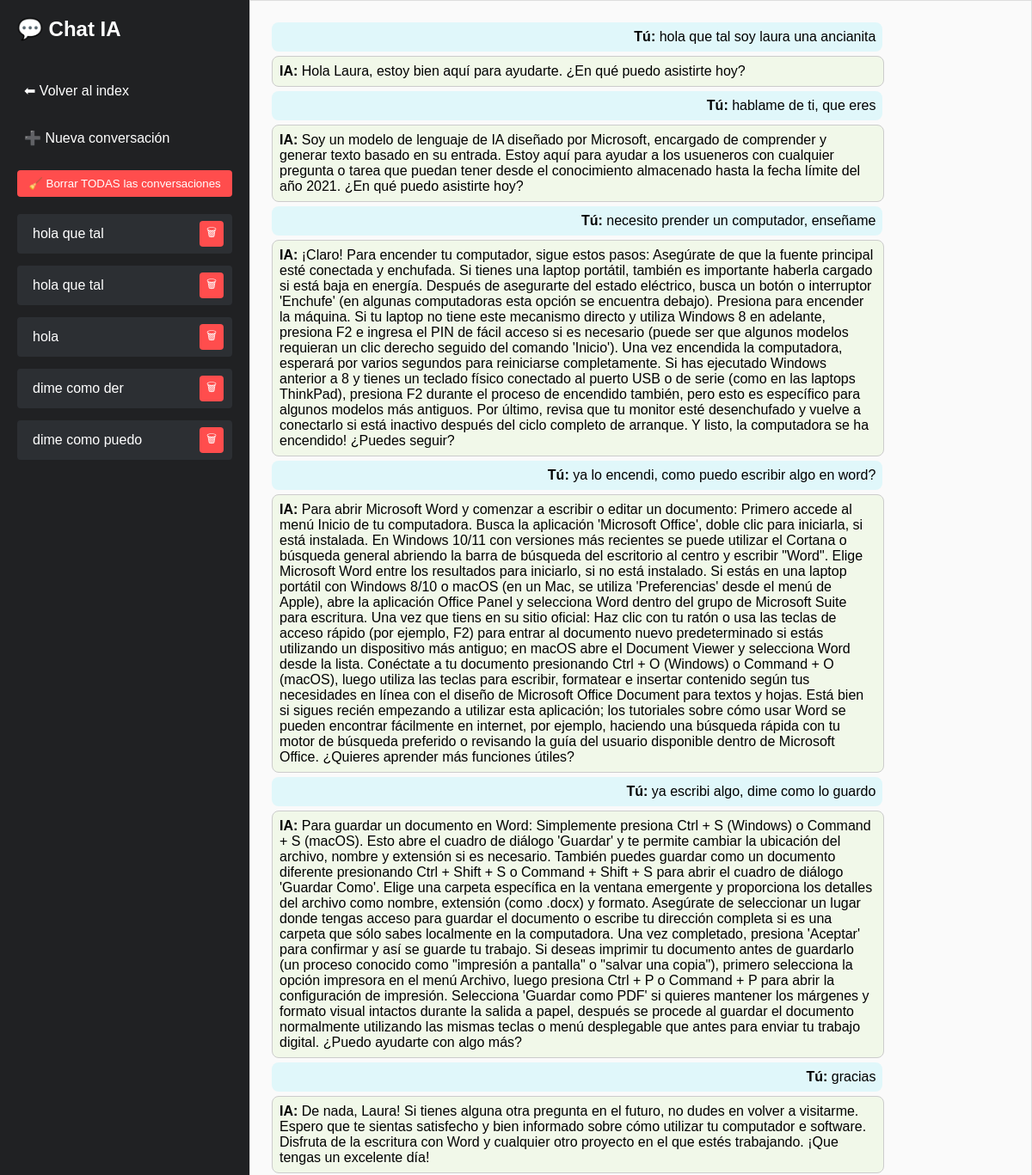
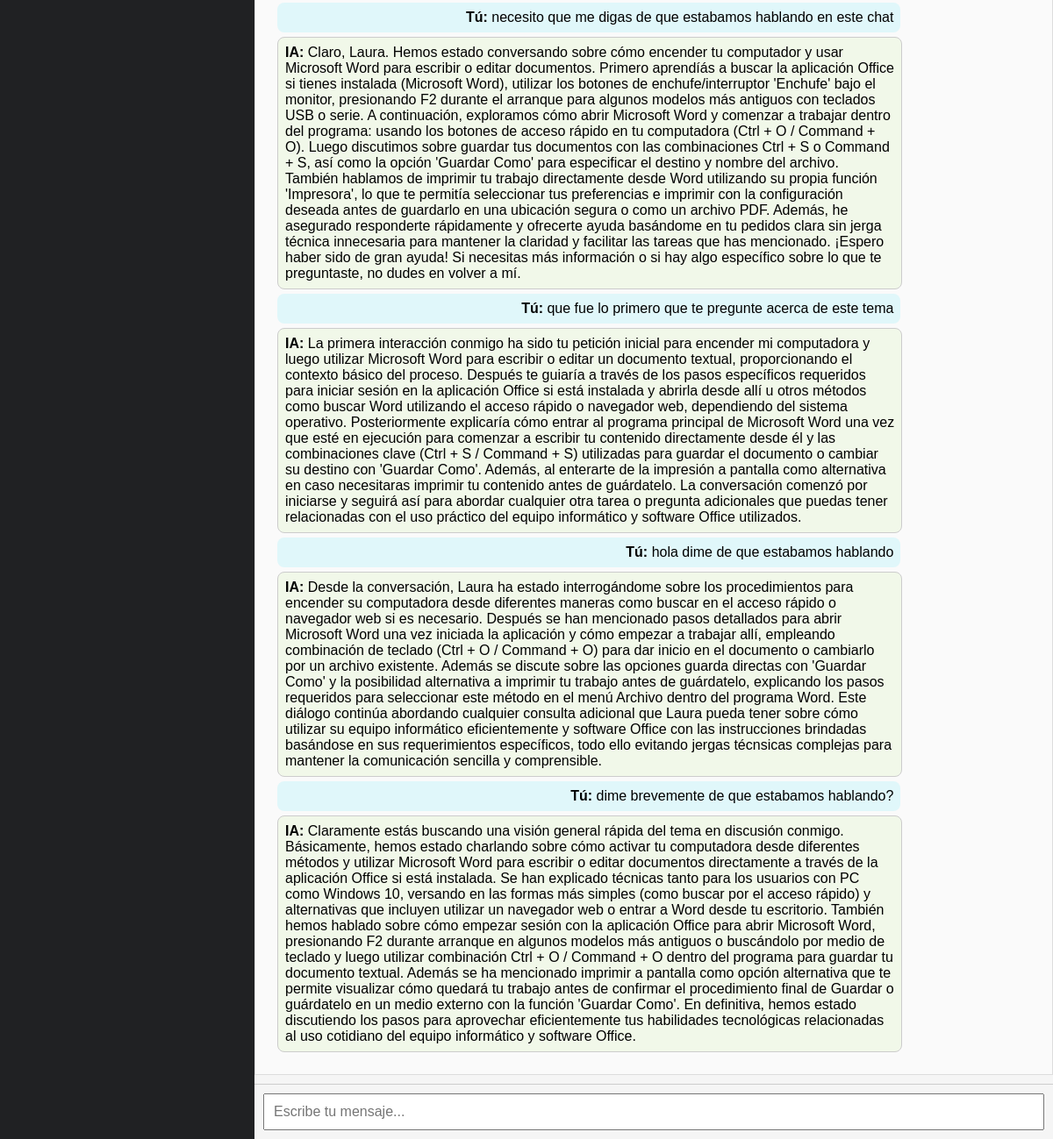
The page /chat/c8426421-eb48-4533-965a-d83170ed1fe1 (signed in) on the database its author committed (2 pictures, top to bottom).
### ia.py (models this page shows)
class SesionVisual(db.Model):
    id = db.Column(db.Integer, primary_key=True)
    session_id = db.Column(db.String(64), nullable=False, unique=True)
    identificador = db.Column(db.String(50), nullable=False)
    user_id = db.Column(db.Integer, db.ForeignKey('usuario.id'))
    usuario = db.relationship('Usuario', backref='sesiones')

class Conversacion(db.Model):
    id = db.Column(db.Integer, primary_key=True)
    session_id = db.Column(db.String(64), nullable=False)
    role = db.Column(db.String(10), nullable=False)
    content = db.Column(db.Text, nullable=False)
    timestamp = db.Column(db.DateTime, default=datetime.utcnow)
    user_id = db.Column(db.Integer, db.ForeignKey('usuario.id'), nullable=True)

### ia.py (the view)
@app.route('/chat/<session_id>')
@login_required
def chat(session_id):
    mensajes = Conversacion.query.filter_by(session_id=session_id, user_id=current_user.id).order_by(Conversacion.timestamp).all()
    sesion_visual = SesionVisual.query.filter_by(session_id=session_id, user_id=current_user.id).first()
    identificador = sesion_visual.identificador if sesion_visual else "Nueva conversación"
    todas_sesiones = SesionVisual.query.filter_by(user_id=current_user.id).all()
    return render_template('chat.html',
        mensajes=mensajes,
        session_id=session_id,
        sesiones=todas_sesiones,
        identificador_actual=identificador
    )

### ia.py (called while the page is built)
@login_manager.user_loader
def load_user(user_id):
    return Usuario.query.get(int(user_id))

### templates/chat.html (shortened to what this page needs)
<!DOCTYPE html>
<html lang="es">
<head>
    <link rel="stylesheet" href="{{ url_for('static', filename='style.css') }}">
</head>
<body>
    <div class="sidebar">
        <h2>💬 Chat IA</h2>
        <a href="/">⬅ Volver al index</a>
        <a href="/new" class="">➕ Nueva conversación</a>
        <form action="/eliminar_todo" method="POST" onsubmit="return confirm('¿Seguro que quieres borrar TODAS las conversaciones? Esta acción no se puede deshacer.');">
            <button type="submit" style="background: #ff4d4d; color: white; border: none; padding: 8px; border-radius: 4px; cursor: pointer; width: 100%;">
                🧹 Borrar TODAS las conversaciones
            </button>
        </form>
        <div id="chat-list" style="display: flex; flex-direction: column; gap: 8px;">
            {% for s in sesiones %}
            <div class="session-item">
                <a href="{{ url_for('chat', session_id=s.session_id) }}">{{ s.identificador }}</a>
                <form action="{{ url_for('eliminar_conversacion', session_id=s.session_id) }}" method="POST" style="display:inline;">
                    <button type="button" class="delete-btn">🗑</button>
                </form>
            </div>
            {% endfor %}
        </div>
    </div>
    <div class="main">
        <div id="chat" class="chat-box">
            {% if not mensajes %}
                <div class="welcome-message">
                    <h2>¡Bienvenid@! Escribe algo para comenzar nuestra conversación. 😊</h2>
                </div>
            {% else %}
                {% for m in mensajes %}
                    <div class="{{ m.role }}">
                        <b>{{ 'Tú' if m.role == 'user' else 'IA' }}:</b> {{ m.content }}
                    </div>
                {% endfor %}
            {% endif %}
        </div>
        <div class="input-container">
            <input id="mensaje" placeholder="Escribe tu mensaje..." autofocus />
        </div>
    </div>
</body>
</html>

### static/style.css (style rules this page uses)
body { font-family: Arial, sans-serif; background: #f7f7f7; margin: 0; padding: 0; }
.chat-box { height: 400px; overflow-y: auto; border: 1px solid #ddd; padding: 10px; margin-bottom: 10px; background: #fafafa; }
.chat-box .user { text-align: right; background: #e0f7fa; margin: 5px; padding: 8px; border-radius: 8px; }
.chat-box .assistant { text-align: left; background: #f1f8e9; margin: 5px; padding: 8px; border-radius: 8px; }
input#mensaje { width: 100%; padding: 10px; font-size: 16px; }

### templates/chat.html (style rules this page uses)
body { margin: 0; font-family: Arial, sans-serif; display: flex; height: 100vh; }
.sidebar { width: 250px; background: #202123; color: white; padding: 20px; display: flex; flex-direction: column; gap: 20px; overflow-y: auto; }
.sidebar h2 { margin-top: 0; }
.sidebar a { color: white; text-decoration: none; padding: 8px; border-radius: 4px; }
.main { flex: 1; display: flex; flex-direction: column; background: #f5f5f5; }
.chat-box { flex: 1; padding: 20px; overflow-y: auto; }
.user, .assistant { max-width: 80%; margin: 10px; padding: 10px; border-radius: 10px; }
.user { background: #d1e7dd; align-self: flex-end; }
.assistant { background: #fff; border: 1px solid #ccc; align-self: flex-start; }
.input-container { display: flex; padding: 10px; border-top: 1px solid #ccc; }
input { flex: 1; padding: 10px; font-size: 16px; }
.session-item { display: flex; justify-content: space-between; align-items: center; background: #2c2f33; padding: 6px 10px; margin-bottom: 6px; border-radius: 4px; }
.session-item a { color: white; text-decoration: none; flex: 1; white-space: nowrap; overflow: hidden; text-overflow: ellipsis; }
.session-item form { margin: 0; }
.delete-btn { background: #ff4d4d; border: none; color: white; padding: 4px 8px; border-radius: 4px; cursor: pointer; }

### rows shown on the page
SesionVisual: identificador "hola que tal"
SesionVisual: identificador "hola que tal"
SesionVisual: identificador "hola"
SesionVisual: identificador "dime como der"
SesionVisual: identificador "dime como puedo"
Conversacion: role "Tú", content "hola que tal soy laura una ancianita"
Conversacion: role "IA", content "Hola Laura, estoy bien aquí para ayudarte. ¿En qué puedo asistirte hoy?"
Conversacion: role "Tú", content "hablame de ti, que eres"
Conversacion: role "IA", content "Soy un modelo de lenguaje de IA diseñado por Microsoft, encargado de comprender y generar texto basado en su entrada. Estoy aquí para ayudar a los usueneros con cualquier pregunta o tarea que puedan tener desde el conocimiento almacenado hasta la fecha límite del año 2021. ¿En qué puedo asistirte hoy?"
Conversacion: role "Tú", content "necesito prender un computador, enseñame"
Conversacion: role "IA", content "¡Claro! Para encender tu computador, sigue estos pasos: Asegúrate de que la fuente principal esté conectada y enchufada. Si tienes una laptop portátil, también es importante haberla cargado si está baja en energía. Después de asegurarte del estado eléctrico, busca un botón o interruptor 'Enchufe' (en algunas computadoras esta opción se encuentra debajo). Presiona para encender la máquina. Si tu laptop no tiene este mecanismo directo y utiliza Windows 8 en adelante, presiona F2 e ingresa el PIN de fácil acceso si es necesario (puede ser que algunos modelos requieran un clic derecho seguido del comando 'Inicio'). Una vez encendida la computadora, esperará por varios segundos para reiniciarse…"
Conversacion: role "Tú", content "ya lo encendi, como puedo escribir algo en word?"
Conversacion: role "IA", content "Para abrir Microsoft Word y comenzar a escribir o editar un documento: Primero accede al menú Inicio de tu computadora. Busca la aplicación 'Microsoft Office', doble clic para iniciarla, si está instalada. En Windows 10/11 con versiones más recientes se puede utilizar el Cortana o búsqueda general abriendo la barra de búsqueda del escritorio al centro y escribir \"Word\". Elige Microsoft Word entre los resultados para iniciarlo, si no está instalado. Si estás en una laptop portátil con Windows 8/10 o macOS (en un Mac, se utiliza 'Preferencias' desde el menú de Apple), abre la aplicación Office Panel y selecciona Word dentro del grupo de Microsoft Suite para escritura. Una vez que tiens en su…"
Conversacion: role "Tú", content "ya escribi algo, dime como lo guardo"
Conversacion: role "IA", content "Para guardar un documento en Word: Simplemente presiona Ctrl + S (Windows) o Command + S (macOS). Esto abre el cuadro de diálogo 'Guardar' y te permite cambiar la ubicación del archivo, nombre y extensión si es necesario. También puedes guardar como un documento diferente presionando Ctrl + Shift + S o Command + Shift + S para abrir el cuadro de diálogo 'Guardar Como'. Elige una carpeta específica en la ventana emergente y proporciona los detalles del archivo como nombre, extensión (como .docx) y formato. Asegúrate de seleccionar un lugar donde tengas acceso para guardar el documento o escribe tu dirección completa si es una carpeta que sólo sabes localmente en la computadora. Una vez…"
Conversacion: role "Tú", content "gracias"
Conversacion: role "IA", content "De nada, Laura! Si tienes alguna otra pregunta en el futuro, no dudes en volver a visitarme. Espero que te sientas satisfecho y bien informado sobre cómo utilizar tu computador e software. Disfruta de la escritura con Word y cualquier otro proyecto en el que estés trabajando. ¡Que tengas un excelente día!"
Conversacion: role "Tú", content "necesito que me digas de que estabamos hablando en este chat"
Conversacion: role "IA", content "Claro, Laura. Hemos estado conversando sobre cómo encender tu computador y usar Microsoft Word para escribir o editar documentos. Primero aprendíás a buscar la aplicación Office si tienes instalada (Microsoft Word), utilizar los botones de enchufe/interruptor 'Enchufe' bajo el monitor, presionando F2 durante el arranque para algunos modelos más antiguos con teclados USB o serie. A continuación, exploramos cómo abrir Microsoft Word y comenzar a trabajar dentro del programa: usando los botones de acceso rápido en tu computadora (Ctrl + O / Command + O). Luego discutimos sobre guardar tus documentos con las combinaciones Ctrl + S o Command + S, así como la opción 'Guardar Como' para…"
Conversacion: role "Tú", content "que fue lo primero que te pregunte acerca de este tema"
Conversacion: role "IA", content "La primera interacción conmigo ha sido tu petición inicial para encender mi computadora y luego utilizar Microsoft Word para escribir o editar un documento textual, proporcionando el contexto básico del proceso. Después te guiaría a través de los pasos específicos requeridos para iniciar sesión en la aplicación Office si está instalada y abrirla desde allí u otros métodos como buscar Word utilizando el acceso rápido o navegador web, dependiendo del sistema operativo. Posteriormente explicaría cómo entrar al programa principal de Microsoft Word una vez que esté en ejecución para comenzar a escribir tu contenido directamente desde él y las combinaciones clave (Ctrl + S / Command + S)…"
Conversacion: role "Tú", content "hola dime de que estabamos hablando"
Conversacion: role "IA", content "Desde la conversación, Laura ha estado interrogándome sobre los procedimientos para encender su computadora desde diferentes maneras como buscar en el acceso rápido o navegador web si es necesario. Después se han mencionado pasos detallados para abrir Microsoft Word una vez iniciada la aplicación y cómo empezar a trabajar allí, empleando combinación de teclado (Ctrl + O / Command + O) para dar inicio en el documento o cambiarlo por un archivo existente. Además se discute sobre las opciones guarda directas con 'Guardar Como' y la posibilidad alternativa a imprimir tu trabajo antes de guárdatelo, explicando los pasos requeridos para seleccionar este método en el menú Archivo dentro del…"
Conversacion: role "Tú", content "dime brevemente de que estabamos hablando?"
Conversacion: role "IA", content "Claramente estás buscando una visión general rápida del tema en discusión conmigo. Básicamente, hemos estado charlando sobre cómo activar tu computadora desde diferentes métodos y utilizar Microsoft Word para escribir o editar documentos directamente a través de la aplicación Office si está instalada. Se han explicado técnicas tanto para los usuarios con PC como Windows 10, versando en las formas más simples (como buscar por el acceso rápido) y alternativas que incluyen utilizar un navegador web o entrar a Word desde tu escritorio. También hemos hablado sobre cómo empezar sesión con la aplicación Office para abrir Microsoft Word, presionando F2 durante arranque en algunos modelos más…"
